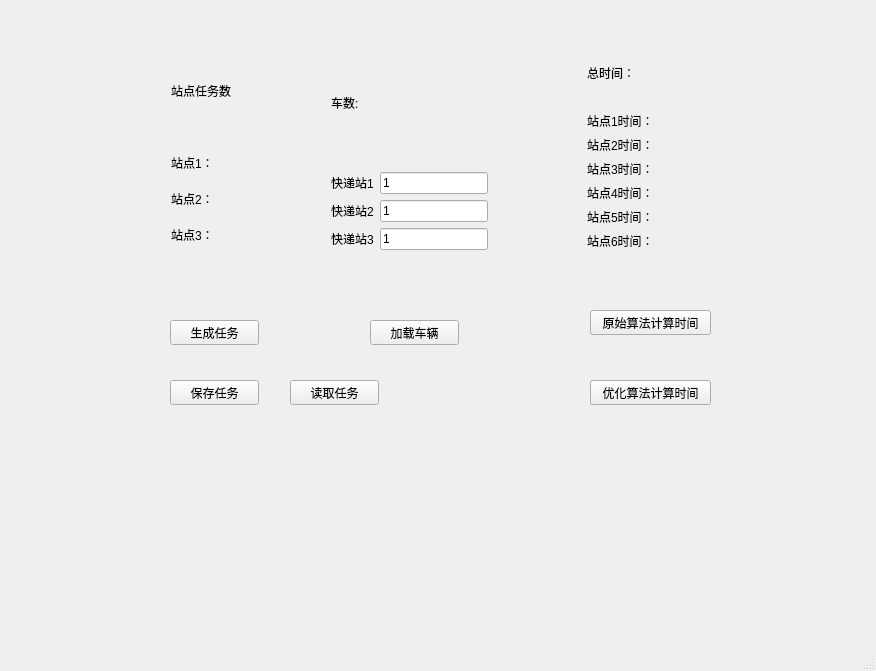
<?xml version="1.0" encoding="UTF-8"?>
<ui version="4.0">
 <class>MainWindow</class>
 <widget class="QMainWindow" name="MainWindow">
  <property name="geometry">
   <rect>
    <x>0</x>
    <y>0</y>
    <width>876</width>
    <height>671</height>
   </rect>
  </property>
  <property name="windowTitle">
   <string>MainWindow</string>
  </property>
  <widget class="QWidget" name="centralwidget">
   <widget class="QPushButton" name="pushButton">
    <property name="geometry">
     <rect>
      <x>170</x>
      <y>320</y>
      <width>89</width>
      <height>25</height>
     </rect>
    </property>
    <property name="text">
     <string>生成任务</string>
    </property>
   </widget>
   <widget class="QPushButton" name="pushButton_2">
    <property name="geometry">
     <rect>
      <x>590</x>
      <y>310</y>
      <width>121</width>
      <height>25</height>
     </rect>
    </property>
    <property name="text">
     <string>原始算法计算时间</string>
    </property>
   </widget>
   <widget class="QPushButton" name="pushButton_3">
    <property name="geometry">
     <rect>
      <x>170</x>
      <y>380</y>
      <width>89</width>
      <height>25</height>
     </rect>
    </property>
    <property name="text">
     <string>保存任务</string>
    </property>
   </widget>
   <widget class="QPushButton" name="pushButton_4">
    <property name="geometry">
     <rect>
      <x>590</x>
      <y>380</y>
      <width>121</width>
      <height>25</height>
     </rect>
    </property>
    <property name="text">
     <string>优化算法计算时间</string>
    </property>
   </widget>
   <widget class="QPushButton" name="pushButton_5">
    <property name="geometry">
     <rect>
      <x>370</x>
      <y>320</y>
      <width>89</width>
      <height>25</height>
     </rect>
    </property>
    <property name="text">
     <string>加载车辆</string>
    </property>
   </widget>
   <widget class="QWidget" name="layoutWidget">
    <property name="geometry">
     <rect>
      <x>171</x>
      <y>40</y>
      <width>496</width>
      <height>210</height>
     </rect>
    </property>
    <layout class="QHBoxLayout" name="horizontalLayout_14">
     <item>
      <layout class="QVBoxLayout" name="verticalLayout_4">
       <item>
        <widget class="QLabel" name="label_5">
         <property name="text">
          <string>站点任务数</string>
         </property>
        </widget>
       </item>
       <item>
        <layout class="QVBoxLayout" name="verticalLayout_2">
         <item>
          <layout class="QHBoxLayout" name="horizontalLayout_4">
           <item>
            <widget class="QLabel" name="label_6">
             <property name="text">
              <string>站点1：</string>
             </property>
            </widget>
           </item>
           <item>
            <widget class="QLabel" name="recA">
             <property name="text">
              <string/>
             </property>
            </widget>
           </item>
          </layout>
         </item>
         <item>
          <layout class="QHBoxLayout" name="horizontalLayout_5">
           <item>
            <widget class="QLabel" name="label_8">
             <property name="text">
              <string>站点2：</string>
             </property>
            </widget>
           </item>
           <item>
            <widget class="QLabel" name="recB">
             <property name="text">
              <string/>
             </property>
            </widget>
           </item>
          </layout>
         </item>
         <item>
          <layout class="QHBoxLayout" name="horizontalLayout_12">
           <item>
            <widget class="QLabel" name="label_11">
             <property name="text">
              <string>站点3：</string>
             </property>
            </widget>
           </item>
           <item>
            <widget class="QLabel" name="recC">
             <property name="text">
              <string/>
             </property>
            </widget>
           </item>
          </layout>
         </item>
        </layout>
       </item>
      </layout>
     </item>
     <item>
      <spacer name="horizontalSpacer">
       <property name="orientation">
        <enum>Qt::Horizontal</enum>
       </property>
       <property name="sizeHint" stdset="0">
        <size>
         <width>40</width>
         <height>20</height>
        </size>
       </property>
      </spacer>
     </item>
     <item>
      <layout class="QVBoxLayout" name="verticalLayout_5">
       <item>
        <layout class="QHBoxLayout" name="horizontalLayout_11">
         <item>
          <widget class="QLabel" name="label_4">
           <property name="text">
            <string>车数:</string>
           </property>
          </widget>
         </item>
         <item>
          <widget class="QLabel" name="totalNum">
           <property name="text">
            <string/>
           </property>
          </widget>
         </item>
        </layout>
       </item>
       <item>
        <layout class="QVBoxLayout" name="verticalLayout">
         <item>
          <layout class="QHBoxLayout" name="horizontalLayout">
           <item>
            <widget class="QLabel" name="label">
             <property name="text">
              <string>快递站1</string>
             </property>
            </widget>
           </item>
           <item>
            <widget class="QLineEdit" name="send1">
             <property name="text">
              <string>1</string>
             </property>
            </widget>
           </item>
          </layout>
         </item>
         <item>
          <layout class="QHBoxLayout" name="horizontalLayout_2">
           <item>
            <widget class="QLabel" name="label_2">
             <property name="text">
              <string>快递站2</string>
             </property>
            </widget>
           </item>
           <item>
            <widget class="QLineEdit" name="send2">
             <property name="text">
              <string>1</string>
             </property>
            </widget>
           </item>
          </layout>
         </item>
         <item>
          <layout class="QHBoxLayout" name="horizontalLayout_3">
           <item>
            <widget class="QLabel" name="label_3">
             <property name="text">
              <string>快递站3</string>
             </property>
            </widget>
           </item>
           <item>
            <widget class="QLineEdit" name="send3">
             <property name="text">
              <string>1</string>
             </property>
            </widget>
           </item>
          </layout>
         </item>
        </layout>
       </item>
      </layout>
     </item>
     <item>
      <spacer name="horizontalSpacer_2">
       <property name="orientation">
        <enum>Qt::Horizontal</enum>
       </property>
       <property name="sizeHint" stdset="0">
        <size>
         <width>40</width>
         <height>20</height>
        </size>
       </property>
      </spacer>
     </item>
     <item>
      <layout class="QVBoxLayout" name="verticalLayout_6">
       <item>
        <layout class="QHBoxLayout" name="horizontalLayout_10">
         <item>
          <widget class="QLabel" name="label_12">
           <property name="text">
            <string>总时间：</string>
           </property>
          </widget>
         </item>
         <item>
          <widget class="QLabel" name="outputtotal">
           <property name="text">
            <string/>
           </property>
          </widget>
         </item>
        </layout>
       </item>
       <item>
        <layout class="QVBoxLayout" name="verticalLayout_3">
         <item>
          <layout class="QHBoxLayout" name="horizontalLayout_7">
           <item>
            <widget class="QLabel" name="label_13">
             <property name="text">
              <string>站点1时间：</string>
             </property>
            </widget>
           </item>
           <item>
            <widget class="QLabel" name="output1">
             <property name="text">
              <string/>
             </property>
            </widget>
           </item>
          </layout>
         </item>
         <item>
          <layout class="QHBoxLayout" name="horizontalLayout_8">
           <item>
            <widget class="QLabel" name="label_14">
             <property name="text">
              <string>站点2时间：</string>
             </property>
            </widget>
           </item>
           <item>
            <widget class="QLabel" name="output2">
             <property name="text">
              <string/>
             </property>
            </widget>
           </item>
          </layout>
         </item>
         <item>
          <layout class="QHBoxLayout" name="horizontalLayout_13">
           <item>
            <widget class="QLabel" name="label_21">
             <property name="text">
              <string>站点3时间：</string>
             </property>
            </widget>
           </item>
           <item>
            <widget class="QLabel" name="output3">
             <property name="text">
              <string/>
             </property>
            </widget>
           </item>
          </layout>
         </item>
         <item>
          <layout class="QHBoxLayout" name="horizontalLayout_9">
           <item>
            <widget class="QLabel" name="label_15">
             <property name="text">
              <string>站点4时间：</string>
             </property>
            </widget>
           </item>
           <item>
            <widget class="QLabel" name="output4">
             <property name="text">
              <string/>
             </property>
            </widget>
           </item>
          </layout>
         </item>
         <item>
          <layout class="QHBoxLayout" name="horizontalLayout_15">
           <item>
            <widget class="QLabel" name="label_16">
             <property name="text">
              <string>站点5时间：</string>
             </property>
            </widget>
           </item>
           <item>
            <widget class="QLabel" name="output4_2">
             <property name="text">
              <string/>
             </property>
            </widget>
           </item>
          </layout>
         </item>
         <item>
          <layout class="QHBoxLayout" name="horizontalLayout_16">
           <item>
            <widget class="QLabel" name="label_17">
             <property name="text">
              <string>站点6时间：</string>
             </property>
            </widget>
           </item>
           <item>
            <widget class="QLabel" name="output4_3">
             <property name="text">
              <string/>
             </property>
            </widget>
           </item>
          </layout>
         </item>
        </layout>
       </item>
      </layout>
     </item>
    </layout>
   </widget>
   <widget class="QPushButton" name="pushButton_6">
    <property name="geometry">
     <rect>
      <x>290</x>
      <y>380</y>
      <width>89</width>
      <height>25</height>
     </rect>
    </property>
    <property name="text">
     <string>读取任务</string>
    </property>
   </widget>
  </widget>
  <widget class="QMenuBar" name="menubar">
   <property name="geometry">
    <rect>
     <x>0</x>
     <y>0</y>
     <width>876</width>
     <height>22</height>
    </rect>
   </property>
  </widget>
  <widget class="QStatusBar" name="statusbar"/>
 </widget>
 <resources/>
 <connections>
  <connection>
   <sender>pushButton</sender>
   <signal>clicked()</signal>
   <receiver>MainWindow</receiver>
   <slot>generateTask()</slot>
   <hints>
    <hint type="sourcelabel">
     <x>174</x>
     <y>342</y>
    </hint>
    <hint type="destinationlabel">
     <x>76</x>
     <y>271</y>
    </hint>
   </hints>
  </connection>
  <connection>
   <sender>pushButton_2</sender>
   <signal>clicked()</signal>
   <receiver>MainWindow</receiver>
   <slot>computeOriginAlgoTime()</slot>
   <hints>
    <hint type="sourcelabel">
     <x>698</x>
     <y>332</y>
    </hint>
    <hint type="destinationlabel">
     <x>769</x>
     <y>265</y>
    </hint>
   </hints>
  </connection>
  <connection>
   <sender>pushButton_4</sender>
   <signal>clicked()</signal>
   <receiver>MainWindow</receiver>
   <slot>computeAdvancedAlgoTime()</slot>
   <hints>
    <hint type="sourcelabel">
     <x>695</x>
     <y>402</y>
    </hint>
    <hint type="destinationlabel">
     <x>764</x>
     <y>412</y>
    </hint>
   </hints>
  </connection>
  <connection>
   <sender>pushButton_5</sender>
   <signal>clicked()</signal>
   <receiver>MainWindow</receiver>
   <slot>loadConfig()</slot>
   <hints>
    <hint type="sourcelabel">
     <x>388</x>
     <y>342</y>
    </hint>
    <hint type="destinationlabel">
     <x>265</x>
     <y>453</y>
    </hint>
   </hints>
  </connection>
  <connection>
   <sender>pushButton_3</sender>
   <signal>clicked()</signal>
   <receiver>MainWindow</receiver>
   <slot>saveTask()</slot>
   <hints>
    <hint type="sourcelabel">
     <x>230</x>
     <y>414</y>
    </hint>
    <hint type="destinationlabel">
     <x>178</x>
     <y>560</y>
    </hint>
   </hints>
  </connection>
  <connection>
   <sender>pushButton_6</sender>
   <signal>clicked()</signal>
   <receiver>MainWindow</receiver>
   <slot>loadTask()</slot>
   <hints>
    <hint type="sourcelabel">
     <x>324</x>
     <y>416</y>
    </hint>
    <hint type="destinationlabel">
     <x>372</x>
     <y>560</y>
    </hint>
   </hints>
  </connection>
 </connections>
 <slots>
  <slot>generateTask()</slot>
  <slot>loadConfig()</slot>
  <slot>computeOriginAlgoTime()</slot>
  <slot>computeAdvancedAlgoTime()</slot>
  <slot>saveTask()</slot>
  <slot>loadTask()</slot>
 </slots>
</ui>
